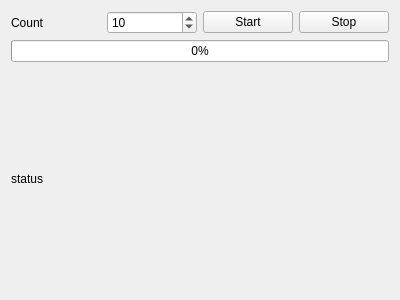
<?xml version="1.0" encoding="UTF-8"?>
<ui version="4.0">
 <class>FormA7105PingTest</class>
 <widget class="QWidget" name="FormA7105PingTest">
  <property name="geometry">
   <rect>
    <x>0</x>
    <y>0</y>
    <width>400</width>
    <height>300</height>
   </rect>
  </property>
  <property name="windowTitle">
   <string>Form</string>
  </property>
  <layout class="QVBoxLayout" name="verticalLayout">
   <item>
    <layout class="QHBoxLayout" name="horizontalLayout">
     <item>
      <widget class="QLabel" name="label">
       <property name="text">
        <string>Count</string>
       </property>
      </widget>
     </item>
     <item>
      <widget class="QSpinBox" name="spinBoxCount">
       <property name="minimum">
        <number>1</number>
       </property>
       <property name="maximum">
        <number>1000</number>
       </property>
       <property name="singleStep">
        <number>10</number>
       </property>
       <property name="value">
        <number>10</number>
       </property>
      </widget>
     </item>
     <item>
      <widget class="QPushButton" name="pushButtonStart">
       <property name="text">
        <string>Start</string>
       </property>
      </widget>
     </item>
     <item>
      <widget class="QPushButton" name="pushButtonStop">
       <property name="text">
        <string>Stop</string>
       </property>
      </widget>
     </item>
    </layout>
   </item>
   <item>
    <widget class="QProgressBar" name="progressBar">
     <property name="value">
      <number>0</number>
     </property>
    </widget>
   </item>
   <item>
    <widget class="QLabel" name="labelPingTestStatus">
     <property name="text">
      <string>status</string>
     </property>
    </widget>
   </item>
  </layout>
 </widget>
 <resources/>
 <connections/>
</ui>
